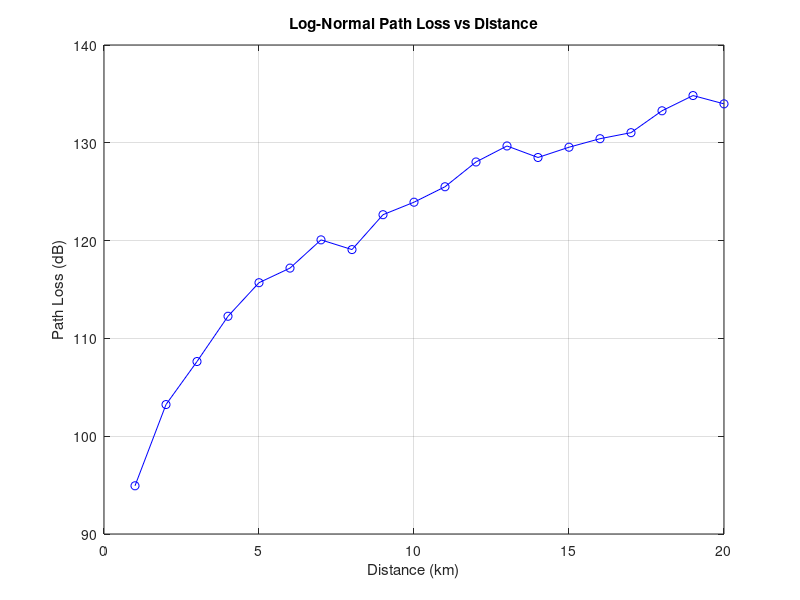
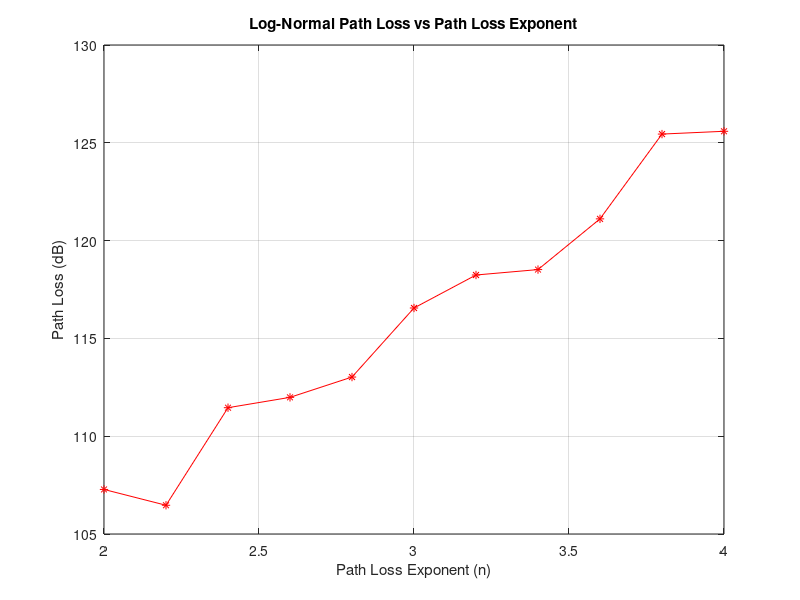
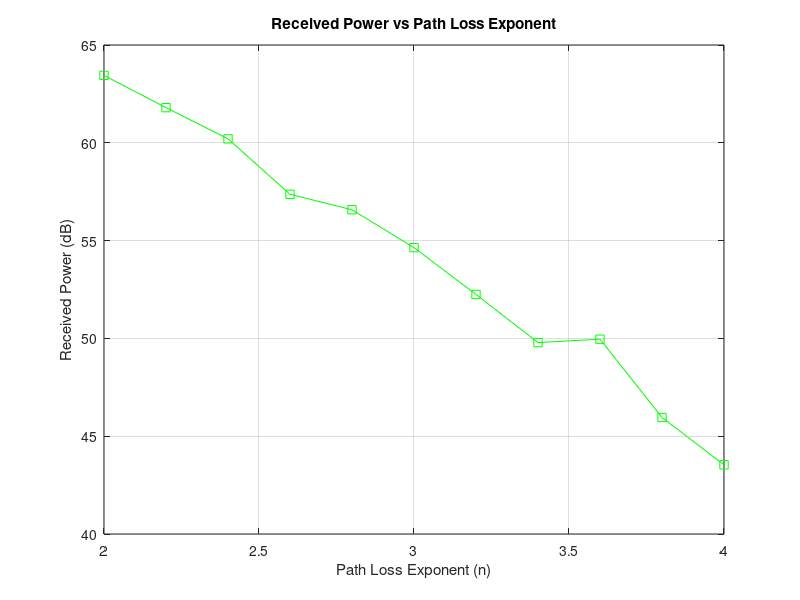

The MATLAB source for these figures, in order:
%% PART A - Log-Normal Path Loss vs Distance
clc;
clear all;
close all;

d0 = 0.5;                     % Reference distance in km
d = 1:1:20;                   % Distance in km
n = 3;                        % Path loss exponent
f = 900;                      % Frequency in MHz
a = randn(1, length(d));      % Gaussian noise for log-normal shadowing

% Free-space path loss at reference distance (in dB)
fspl = 32.45 + 20*log10(d0) + 20*log10(f);

% Log-normal path loss (in dB)
PL = fspl + 10 * n * log10(d / d0) + a;

% Plotting path loss vs. distance
figure(1);
plot(d, PL, 'b-o');
title('Log-Normal Path Loss vs Distance');
xlabel('Distance (km)');
ylabel('Path Loss (dB)');
grid on;

%% PART B - Log-Normal Path Loss vs Path Loss Exponent
clear all;
close all;

d0 = 0.5;                       % Reference distance in km
d = 5;                          % Distance in km
n = 2:0.2:4;                    % Path loss exponent values
f = 900;                        % Frequency in MHz
a = randn(1, length(n));        % Gaussian noise for log-normal shadowing

% Free-space path loss at reference distance (in dB)
fspl = 32.45 + 20*log10(d0) + 20*log10(f);

% Log-normal path loss (in dB)
PL = fspl + 10 * n .* log10(d / d0) + a;

% Plotting path loss vs. path loss exponent
figure(2);
plot(n, PL, 'r-*');
title('Log-Normal Path Loss vs Path Loss Exponent');
xlabel('Path Loss Exponent (n)');
ylabel('Path Loss (dB)');
grid on;

%% PART C - Received Power vs Path Loss Exponent
d0 = 0.5;               % Reference distance in km
f = 900;                % Frequency in MHz
d = 5;                  % Distance in km
n = 2:0.2:4;            % Path loss exponent values

pt_dbm = 20;            % Transmitted power in dBm
Pt = pt_dbm - 30;       % Convert to dB (Watts)

% Free-space path loss at reference distance (in dB)
PLFS = 20 * log10(d0) + 20 * log10(f) - 147.55;

% Generate random Gaussian variable for shadowing
X0 = randn(size(n));

% Log-normal shadowing model path loss
PL = PLFS + 10 .* n .* log10(d / d0) + X0;

% Received power = Transmitted power - Path loss
Pr = Pt - PL;

% Plotting received power vs. path loss exponent
figure(3);
plot(n, Pr, 'g-s');
title('Received Power vs Path Loss Exponent');
xlabel('Path Loss Exponent (n)');
ylabel('Received Power (dB)');
grid on;
